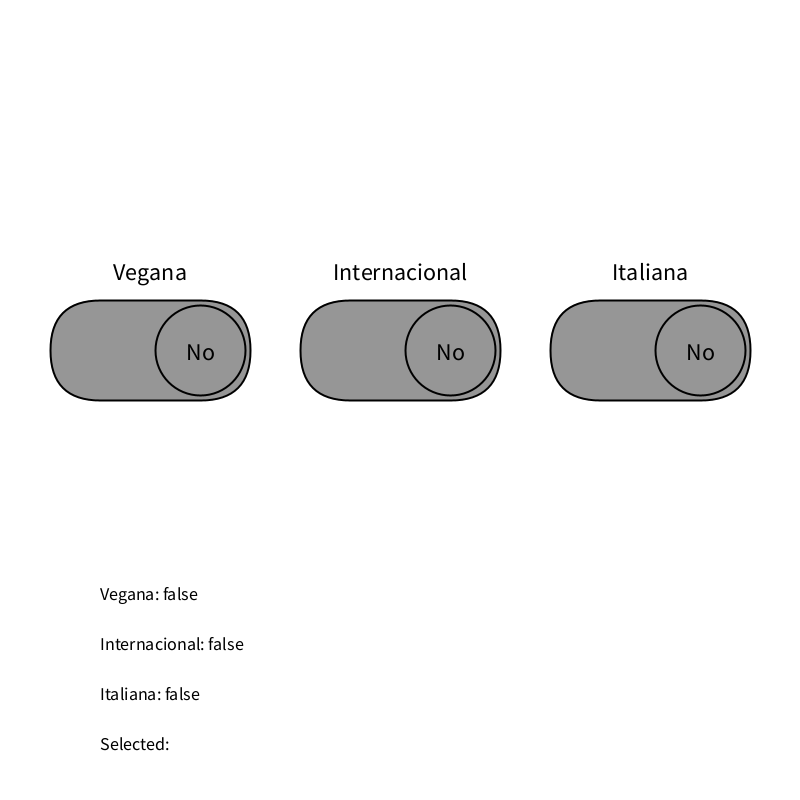
Frame 1 (no input)
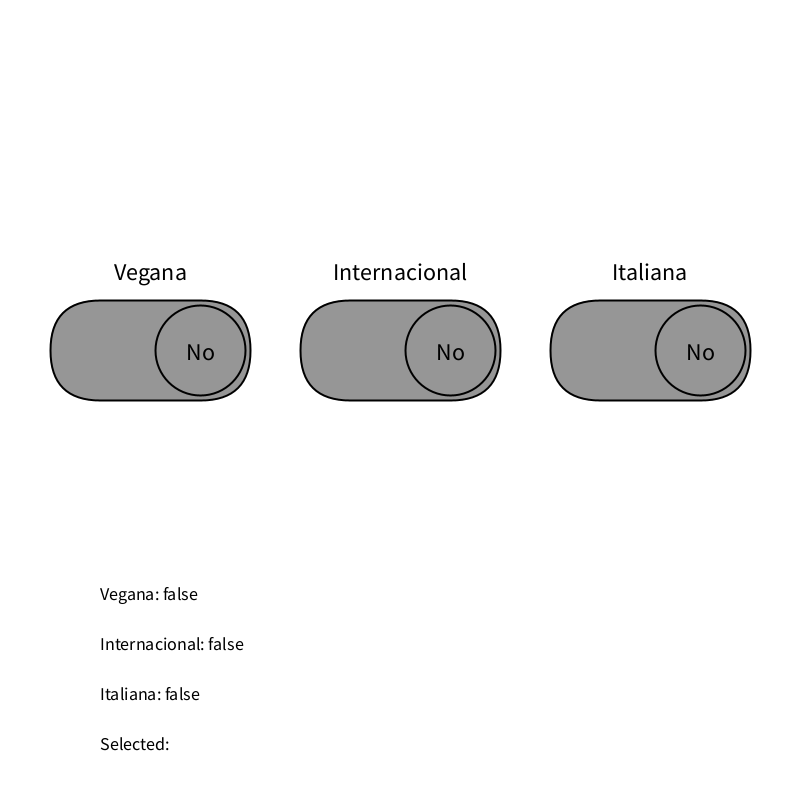
Frame 60 (the mouse pressed at the canvas centre just before this capture)
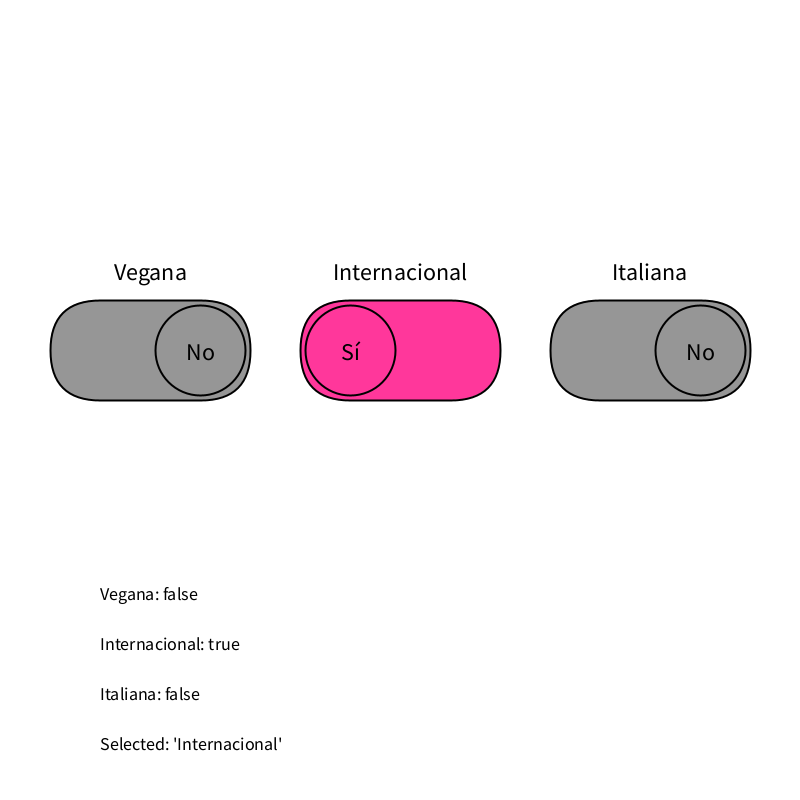
Frame 120 (the mouse held since frame 60 and released just before this capture)

The Processing sketch that drew these frames (run headless with seeded random() and noise(); from frame 60 on, the mouse is pressed at the canvas centre):

// Processing sketch: switchButtonArray_001
// ── switchButtonArray_001.pde
// Components de la GUI
// Array de Filtres

// Filtres de la GUI
SwitchFilterArray sfa;

// Dimensions de la zona de filtres
int sfW = 700;
int sfH = 100;

// Dades dels filtres
String[] info = {"Vegana", "Internacional", "Italiana"};

// Color de fons de l'App
color bgColor = color(255);

void setup(){
  
  size(800, 800); // Dimensions de la Pantalla
  
  // Creació dels filtres de switch
  sfa = new SwitchFilterArray(50, height/2 - sfH, sfW, sfH);
  
  // Establim les etiquetes (noms) dels filtres
  sfa.setData(info);

}

void draw(){
  
  // Fons de la finestra
  background(bgColor);
  
  // Dibuixa els botons
  sfa.display();
  
  // Actualitza forma del cursor
  updateCursor();
  
  // Visualitzam la informació dels filtres
  fill(0); textSize(18); textAlign(LEFT);
  text("Vegana: "+sfa.getSelectedValue("Vegana"), 100, 600);
  text("Internacional: "+sfa.getSelectedValue("Internacional"), 100, 650);
  text("Italiana: "+sfa.getSelectedValue("Italiana"), 100, 700);
  text("Selected: "+sfa.getSelectedValuesIn(), 100, 750);
}

// En cas de pitjar el ratolí
void mousePressed(){
  // Actualitzam els filtres
  sfa.updateFilters();
}


// Modifica el cursor
void updateCursor(){
  if(sfa.updateCursor()){
    cursor(HAND);
  }
  else {
    cursor(ARROW);
  }
}

// ── Colors.pde

color colorPrimari   = color(200, 100, 100);
color colorSecundari = color(150, 150, 150);
color colorTerciari  = color(255, 55, 155);

// ── SwitchFilter.pde
// Classe Filtre

class SwitchFilter{
  
 // Propietats d'un botó:
 float x, y, w, h;  // Posició i dimensions
 // Colors de contorn, farciment, actiu i desactiu
 color fillColor, strokeColor;
 color fillColorOver, fillColorDisabled;
 boolean enabled;  // Abilitat / desabilitat
 String name;
 
 // Mètode Constructor
 SwitchFilter(String name, float x, float y, float w, float h){
   this.name = name;
   this.x = x;
   this.y = y;
   this.w = w;
   this.h = h;
   this.enabled = true;
   fillColor = color(155, 55, 155);
   fillColorOver = color(255, 55, 155);
   fillColorDisabled = color(150);
   strokeColor = color(0);
 }
 
 boolean getEnabled(){
   return enabled;
 }
 
 // Setters
 
 void setEnabled(boolean b){
   this.enabled = b;
 }
 
 void setName(String n){
   this.name = n;
 }
 
 void toggle(){
   this.enabled = !this.enabled;
 }

 
 // Dibuixa el filtre
 void display(){
   
   pushStyle();
   
   fill(0);
   textAlign(CENTER); textSize(24);
   text(this.name, this.x + this.w/2, this.y - 20);
   
   if(!enabled){
     fill(fillColorDisabled);  // Color desabilitat
   }
   else if(mouseOverButton()){
     fill(fillColorOver);      // Color quan ratolí a sobre
   }
   else{
     fill(fillColor);          // Color actiu però ratolí fora
   }
   stroke(strokeColor); strokeWeight(2);        //Color i gruixa del contorn
   rect(this.x, this.y, this.w, this.h, this.h/2);    // Rectangle del botó
   
   rectMode(CENTER); textAlign(CENTER); textSize(24);
   if(this.enabled){
     ellipse(this.x + this.h/2, this.y + this.h/2, this.h-10, this.h-10);
     fill(0);
     text("Sí", this.x + this.h/2, this.y + this.h/2 + 10);
   }
   else {
     ellipse(this.x + this.w - this.h/2, this.y + this.h/2, this.h-10, this.h-10);
     fill(0);
     text("No", this.x + this.w - this.h/2, this.y + this.h/2 + 10);
   }
     
  popStyle();
   
 }
 
 // Indica si el cursor està sobre el botó
 boolean mouseOverButton(){
   return (mouseX >= this.x) && 
          (mouseX<=this.x + this.w) && 
          (mouseY>= this.y) && 
          (mouseY<= this.y + this.h); 
 }
  
}

// ── SwitchFilterArray.pde
class SwitchFilterArray {
  
  SwitchFilter[] sfs;
  int x, y;
  int w, h;
  int space = 50;
  boolean initialValue = false;
  
  SwitchFilterArray(int x, int y, int w, int h){
    this.x = x;
    this.y = y;
    this.w = w;
    this.h = h;
  }
  
  void setData(String[] info){
    sfs = new SwitchFilter[info.length];
    int num = info.length;
    float sfWidth = (this.w - space*(num-1)) / ((float) num);
    for(int i=0; i<info.length; i++){
      float x = this.x + i*(sfWidth+space);
      float y = this.y;
      sfs[i] = new SwitchFilter(info[i], x, y, sfWidth, this.h);
      sfs[i].setEnabled(initialValue);
    }
  }
  
  void display(){
    for(SwitchFilter sf : sfs){
      sf.display();
    }
  }
  
  void updateFilters(){
    for(SwitchFilter sf : sfs){
      if(sf.mouseOverButton()){
        sf.toggle();
      }
    }
  }
  
  boolean updateCursor(){
    for(SwitchFilter sf : sfs){
      if(sf.mouseOverButton()){
        return true;
      }
    }
    return false;
  }
  
  boolean getSelectedValue(String name){
    for(SwitchFilter sf : sfs){
      if(sf.name.equals(name)){
        return sf.getEnabled();
      }
    }
    return false;
  }
  
  int getNumSelected(){
    int n=0;
    for(SwitchFilter sf : sfs){
      if(sf.getEnabled()){
        n++;
      }
    }
    return n;
  }
  
  String[] getSelectedValues(){
    String[] selected = new String[getNumSelected()];
    int n=0;
    for(SwitchFilter sf : sfs){
      if(sf.getEnabled()){
        selected[n]=sf.name;
        n++;
      }
    }
    return selected;
  }
  
  String getSelectedValuesIn(){
    String selected = "";
    int n = getNumSelected();
    int i = 0;
    for(SwitchFilter sf : sfs){
      if(sf.getEnabled()){
        selected+="'"+sf.name+"'";
        if(i<n-1){
          selected+=",";
        }
        i++;
      }
    }
    return selected;
  }
  
}
